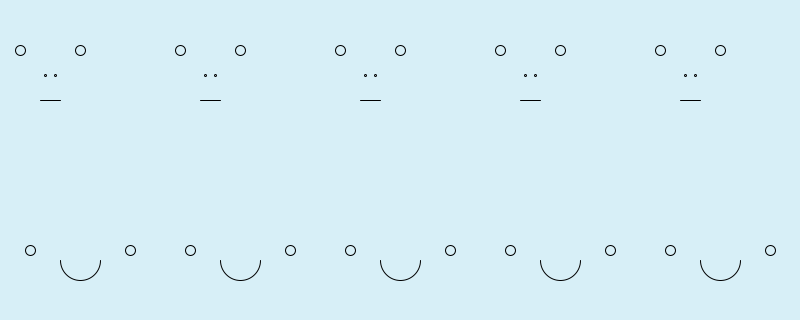
Frame 1 (no input)
Frame 60 (the mouse pressed at the canvas centre just before this capture): identical to frame 1, image omitted
Frame 120 (the mouse held since frame 60 and released just before this capture): identical to frame 1, image omitted

The Processing sketch that drew this single still picture (run headless with seeded random() and noise(); from frame 60 on, the mouse is pressed at the canvas centre):

// Processing sketch: sketch_04_loops
// ── sketch_04_loops.pde
void setup()
{
  size(800,320);
}
void draw()
{
  background(215 , 239 , 247     );
  for(int i=0;i<5;i++)
  {
     drawMonkeyFace(50+(i*(width/5)),50);
  }
  for(int i=0;i<5;i++)
  {
     drawPufferfishFace(80+(i*(width/5)),250);
  }
}

void drawMonkeyFace(float x, float y)
{
  noFill();
  ellipse(x - 30,y,10,10);
  
  ellipse(x + 30,y,10,10);
  
  ellipse(x -5,y+25,2,2);
  ellipse(x +5,y+25,2,2);
  
  line(x -10,y+50,x+10,y+50);
}
void drawPufferfishFace(float x,float y)
{
  noFill();
  ellipse(x - 50,y,10,10);
  
  ellipse(x + 50,y,10,10);
  
  arc(x, y+10, 40, 40, 0, PI);
}
